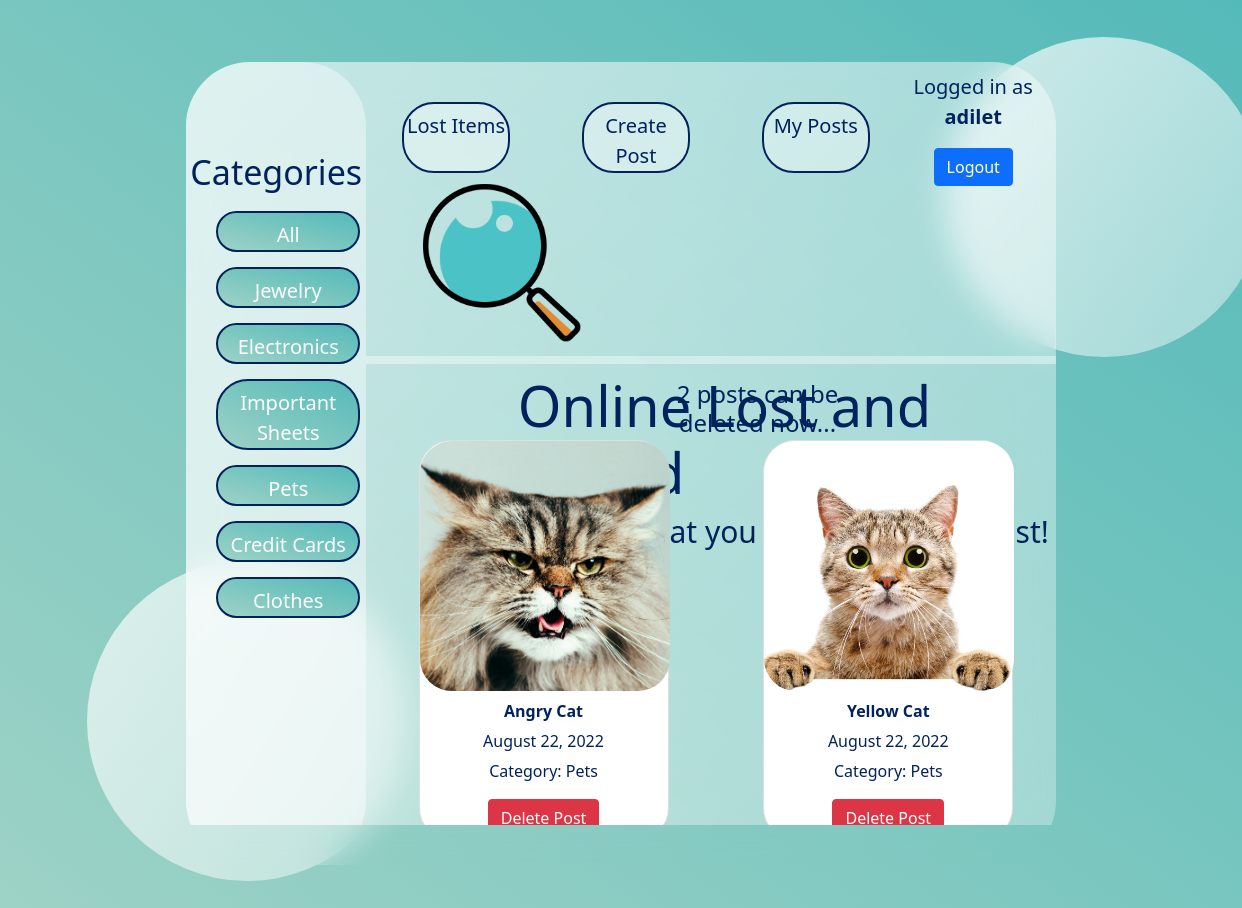
Screenshot of /myposts/?category=Pets (signed in) with the database file from the repository.
### lostandfoundapp/models.py (models this page shows, shortened)
class Categories(models.Model):
    name = models.CharField(max_length=100)
    def __str__(self):
        return self.name
    class Meta:
        verbose_name = "Category"
        verbose_name_plural = "Categories"

class FoundItems(models.Model):
    title = models.CharField(max_length=100)
    textfield = models.TextField(max_length=400)
    date = models.DateField(auto_now_add=True)
    image = models.ImageField(null=False, blank=False)
    email = models.EmailField(max_length=50, blank=True)
    phonenumber = models.CharField(max_length=16, blank=True)
    category = models.ForeignKey(Categories, on_delete=models.SET_NULL, blank=True, null=True)
    user = models.ForeignKey(User, on_delete=models.CASCADE, null=True)
    class Meta:
        verbose_name = 'Found Item'
        verbose_name_plural = 'Found Items'

### lostandfoundapp/views.py (the view)
# urls.py: path('myposts/', views.myposts, name='myposts'),
@login_required
def myposts(request):
    categories = Categories.objects.all()
    category = request.GET.get('category')
    if category is not None:
        myposts = FoundItems.objects.filter(category__name__contains=category, user=request.user).order_by('-date')
    else:
        myposts = FoundItems.objects.filter(user=request.user).order_by('-date')
    return render(request, 'lostandfoundapp/myposts.html', {'myposts': myposts, 'categories': categories})

### lostandfoundapp/templates/lostandfoundapp/myposts.html (shortened to what this page needs)
{% extends 'lostandfoundapp/base.html' %}
{% load static %}
{% block content %}
<div class="categoriesnav">
    <h3>Categories</h3>
        <a href="{% url 'myposts' %}">All</a>
    {% for category in categories %}
        <a href="{% url 'myposts' %}?category={{ category.name }}">{{ category.name }}</a>
    {% endfor %}
</div>
<div class="posts">
    <div class="dropdown">
        <h4>{{ myposts.count }} post{{ myposts.count|pluralize }} can be deleted now...</h4>
    </div>
{% for post in myposts %}
    <div class="card">
        <img src="{{ post.image.url }}" alt="photo">
        <p><b>{{ post.title }}</b></p>
        <p>{{ post.date|date:'F d, Y' }}</p>
        {% if post.category %}
            <p> Category: {{ post.category }}</p>
        {% endif %}
        <form action="{% url 'delete' post.id %}", method="POST">
            <button class="btn btn-danger" type="submit">Delete Post</button>
        </form>
    </div>
{% endfor %}
</div>
{% endblock %}

### lostandfoundapp/templates/lostandfoundapp/base.html (shortened to what this page needs)
{% load static %}
<!doctype html>
<html lang="en">
<head>
    <link href="https://cdn.jsdelivr.net/npm/bootstrap@5.0.0/dist/css/bootstrap.min.css" rel="stylesheet" >
    <link rel="stylesheet" href="{% static 'lostandfoundapp/css/main.css' %}">
</head>
<body>
    <main>
        <section class="glass">
        <div class="nav">
            {% if user.is_authenticated %}
            <a href="{% url 'index' %}">Lost Items</a>
            <a href="{% url 'create' %}">Create Post</a>
            <a href="{% url 'myposts' %}">My Posts</a>
        </div>
        <div class="authsystem">
            <p>Logged in as <b>{{ user.username }}</b></p>
            <form action="{% url 'logoutsystem' %}" method="POST">
                <button class="btn btn-primary" type="submit">Logout</button>
            </form>
            {% else %}
                <a href="{% url 'signupsystem' %}">Sign Up</a>
                <a href="{% url 'loginsystem' %}">Login</a>
            {% endif %}
        </div>
        <div class="header1">
            <img src="{% static 'lostandfoundapp/images/LostandFoundPPIcon.png' %}">
            <h1>Online Lost and Found</h1>
            <h3>Find what you lost, at it's zero cost!</h3>
        </div>
            {% block content %}{% endblock %}
        </section>
    </main>
    <div class="circle1"></div>
    <div class="circle2"></div>
</body>
</html>

### static/lostandfoundapp/css/main.css (style rules this page uses)
* { margin: 0; padding: 0; box-sizing: border-box; color: #01225c; }
main { min-height: 100vh; background: linear-gradient(to right top, #9ED2C6, #54BAB9); display: flex; align-items: center; justify-content: center; }
.glass { display: grid; grid-template-areas: 'categoriesnav nav authsystem' 'categoriesnav header1 header1' 'categoriesnav posts posts'; grid-template-columns: 1fr 3fr 150px; grid-template-rows: 105px 185px 1fr; margin: 5% 0%; min-height: 80vh; background: white; width: 70%; background: linear-gradient(to right bottom, rgba(255, 255, 255, 0.6), rgba(255, 255, 255, 0.3)); border-radius: 4rem; z-index: 3; backdrop-filter: blur(1rem); text-align: center; }
.nav { grid-area: nav; padding-top: 25px; padding-bottom: 25px; }
.nav a { display: inline-block; color: #01225c; width: 20%; min-height: 5vh; font-size: 20px; background: rgba(255, 255, 255, 0.4); border-radius: 2rem; border: 2.5px solid #01225c; text-decoration: none; transition: transform .2s ease; text-align: center; padding-top: 7px; margin: 15px auto; font-size: 20px; }
.header1 { grid-area: header1; width: 100%; margin-bottom: -12px; border-bottom: 8px solid rgba(255, 255, 255, 0.4); }
.header1 h1 { padding-top: 25px; width: 78%; float:right; text-align: left; font-size: 56px; }
.header1 h3 { width: 72%; float:right; text-align: left; font-size: 30px; }
.header1 img { padding-left: 40px; border-radius: 2rem; height: 180px; object-fit: cover; object-position: center; float: left; }
.authsystem { grid-area: authsystem; width: 140px; font-size: 20px; padding-top: 10px; padding-right: 5px; }
.authsystem { padding-bottom: -10px; z-index: 4; }
.categoriesnav { grid-area: categoriesnav; border-radius: 4rem; background: rgba(255, 255, 255, 0.4); }
.categoriesnav h3 { padding-top: 90px; margin-bottom: 10%; font-size: 34px; }
.categoriesnav a { display: block; color: #fcfcfc; width: 80%; min-height: 5vh; font-size: 20px; background: linear-gradient(to right top, #9ED2C6, #54BAB9); border-radius: 2rem; border: 2.5px solid #01225c; text-decoration: none; transition: transform .2s ease; text-align: center; padding-top: 7px; margin: 15px 30px; font-size: 20px; }
.posts { grid-area: posts; margin-bottom: 25px; display: flex; justify-content: space-around; flex-direction: row; flex-wrap: wrap; }
.dropdown { height: 6vh; width: 100%; margin-top: 20px; margin-bottom: -50px; }
.dropdown h4 { padding: 8px 0px; width: 70%; height: 6vh; float: left; padding-left: 300px; }
.card { margin-top: 70px; margin-left: 10px; border-radius: 2rem; width: 250px; height: 400px; float: left; }
.card img { border-radius: 2rem; height: 250px; width: 250px; object-fit: cover; object-position: center; margin-bottom: 18px; }
.card p, .card a { margin-top: -10px; }
.circle1, .circle2 { background: white; background: linear-gradient(to right bottom, rgba(255, 255, 255, 0.7), rgba(255, 255, 255, 0.4)); width: 20rem; height: 20rem; position: absolute; border-radius: 50%; }
.circle1 { bottom: 5%; left: 7%; }
.circle2 { top: 4%; left: 76%; }

### rows the page displays
Categories: name "Jewelry"
Categories: name "Electronics"
Categories: name "Important Sheets"
Categories: name "Pets"
Categories: name "Credit Cards"
Categories: name "Clothes"
FoundItems: image (picture), title "Angry Cat", date "August 22, 2022", category "Pets"
FoundItems: image (picture), title "Yellow Cat", date "August 22, 2022", category "Pets"

### other values shown
{{ user.username }} "adilet"
{{ myposts.count }} "2"
